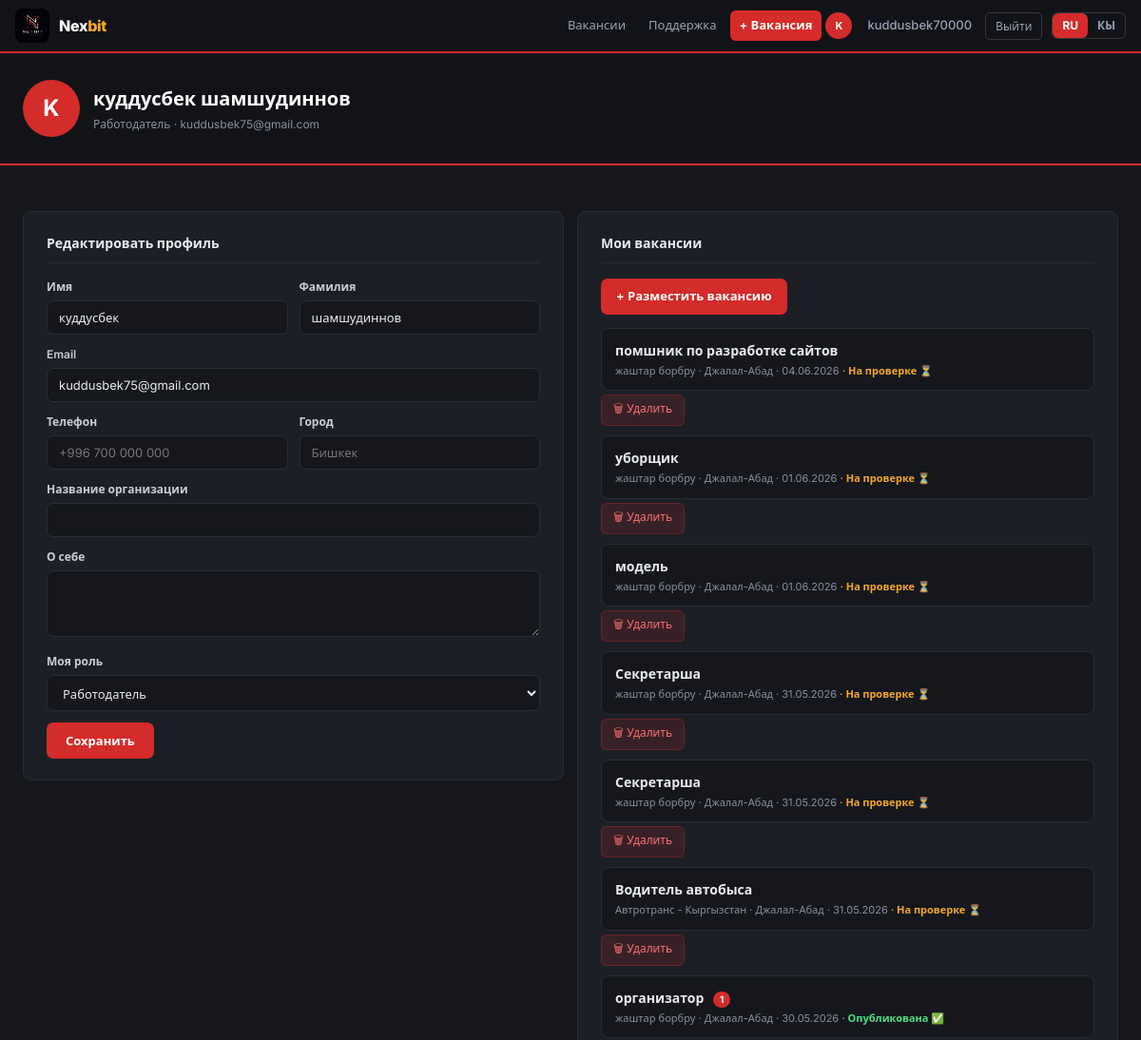
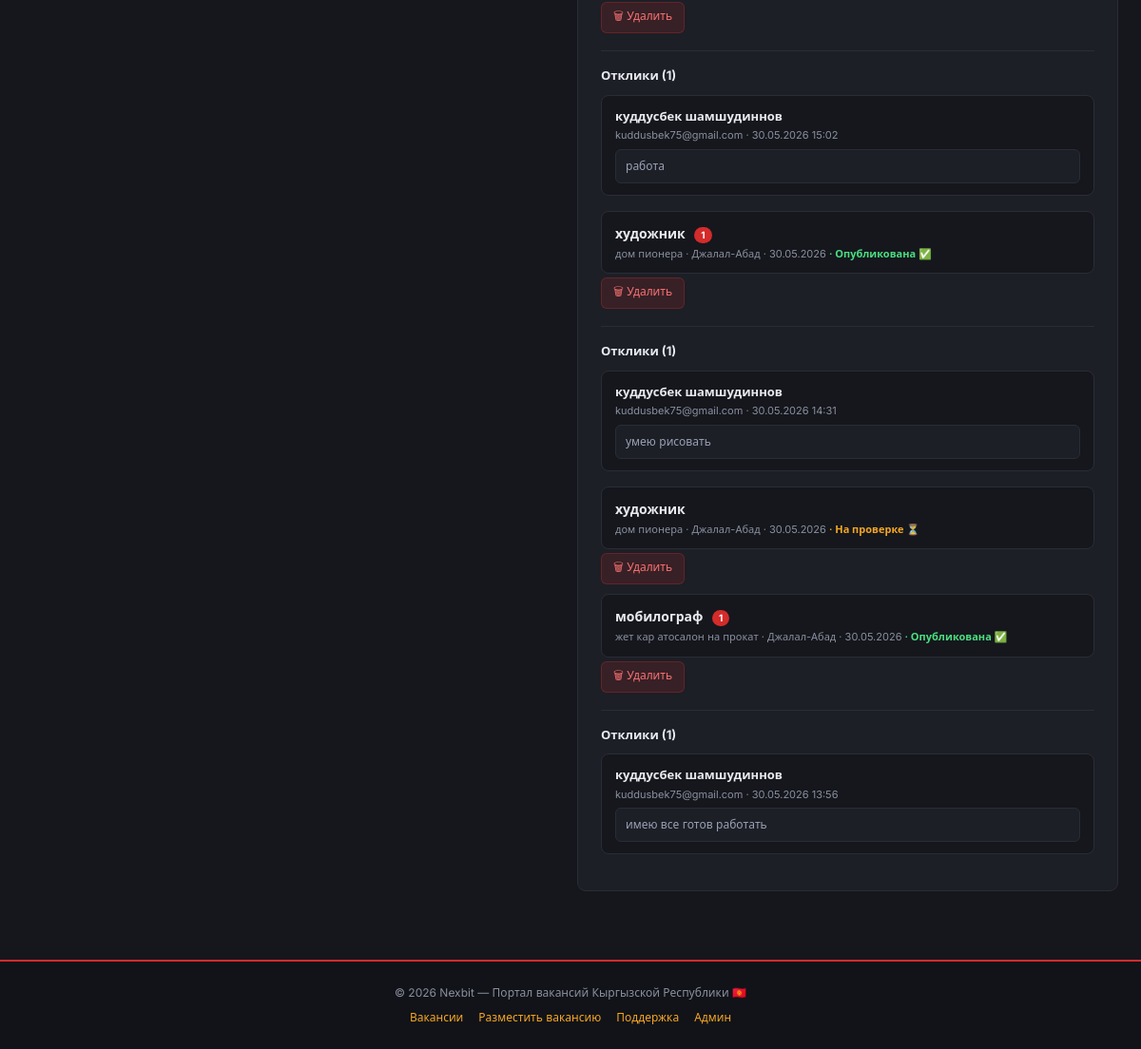
The app's page /profile/ (signed in) with its own data (2 pictures, top to bottom).
### core/models.py (models this page shows, shortened)
class UserProfile(models.Model):
    ROLE_CHOICES = [('seeker', 'Соискатель'), ('employer', 'Работодатель')]
    user = models.OneToOneField(User, on_delete=models.CASCADE, related_name='profile')
    role = models.CharField(max_length=20, choices=ROLE_CHOICES, default='seeker')
    phone = models.CharField(max_length=30, blank=True)
    city = models.CharField(max_length=100, blank=True)
    bio = models.TextField(blank=True)
    company_name = models.CharField(max_length=200, blank=True)
    class Meta:
        verbose_name = 'Профиль'
        verbose_name_plural = 'Профили'

class Job(models.Model):
    EMPLOYMENT_CHOICES = [
        ('full', 'Полная занятость'),
        ('part', 'Частичная занятость'),
        ('intern', 'Стажировка'),
        ('remote', 'Удалённая работа'),
    ]
    EXPERIENCE_CHOICES = [
        ('none', 'Без опыта'),
        ('1year', 'До 1 года'),
        ('3years', 'От 1 до 3 лет'),
        ('5years', 'От 3 до 5 лет'),
    ]
    CITY_CHOICES = [
        ('Бишкек', 'Бишкек'),
        ('Ош', 'Ош'),
        ('Джалал-Абад', 'Джалал-Абад'),
        ('Каракол', 'Каракол'),
        ('Токмок', 'Токмок'),
        ('Нарын', 'Нарын'),
        ('Талас', 'Талас'),
        ('Баткен', 'Баткен'),
        ('Кант', 'Кант'),
        ('Кара-Балта', 'Кара-Балта'),
        ('Узген', 'Узген'),
        ('Балыкчы', 'Балыкчы'),
        ('Чолпон-Ата', 'Чолпон-Ата'),
        ('Майлуу-Суу', 'Майлуу-Суу'),
        ('Сулюкта', 'Сулюкта'),
        ('Кок-Жангак', 'Кок-Жангак'),
        ('Кемин', 'Кемин'),
        ('Таш-Кумыр', 'Таш-Кумыр'),
        ('Удалённо', 'Удалённо'),
    ]
    STATUS_CHOICES = [
        ('pending', 'На проверке'),
        ('approved', 'Одобрена'),
        ('rejected', 'Отклонена'),
    ]
    title = models.CharField(max_length=200, verbose_name='Должность')
    company = models.CharField(max_length=200, verbose_name='Организация')
    author = models.ForeignKey(User, on_delete=models.SET_NULL, null=True, blank=True, related_name='jobs')
    category = models.ForeignKey(Category, on_delete=models.SET_NULL, null=True, blank=True, related_name='jobs')
    location = models.CharField(max_length=150, choices=CITY_CHOICES, default='Бишкек')
    employment_type = models.CharField(max_length=20, choices=EMPLOYMENT_CHOICES, default='full')
    experience = models.CharField(max_length=20, choices=EXPERIENCE_CHOICES, default='none')
    salary_from = models.PositiveIntegerField(null=True, blank=True)
    salary_to = models.PositiveIntegerField(null=True, blank=True)
    description = models.TextField()
    requirements = models.TextField(blank=True)
    responsibilities = models.TextField(blank=True)
    contact_email = models.EmailField()
    contact_phone = models.CharField(max_length=30, blank=True)
    is_active = models.BooleanField(default=False)
    is_featured = models.BooleanField(default=False)
    status = models.CharField(max_length=20, choices=STATUS_CHOICES, default='pending')
    views_count = models.PositiveIntegerField(default=0, verbose_name='Просмотры')
    created_at = models.DateTimeField(auto_now_add=True)
    updated_at = models.DateTimeField(auto_now=True)
    class Meta:
        verbose_name = 'Вакансия'
        verbose_name_plural = 'Вакансии'
        ordering = ['-is_featured', '-created_at']

class JobApplication(models.Model):
    STATUS_CHOICES = [
        ('new', 'Новый'),
        ('viewed', 'Просмотрен'),
        ('accepted', 'Принят'),
        ('rejected', 'Отклонён'),
    ]
    job = models.ForeignKey(Job, on_delete=models.CASCADE, related_name='applications')
    applicant = models.ForeignKey(User, on_delete=models.CASCADE, related_name='applications')
    cover_letter = models.TextField(blank=True, verbose_name='Сопроводительное письмо')
    status = models.CharField(max_length=20, choices=STATUS_CHOICES, default='new')
    created_at = models.DateTimeField(auto_now_add=True)
    class Meta:
        verbose_name = 'Отклик'
        verbose_name_plural = 'Отклики'
        unique_together = ('job', 'applicant')

### core/views.py (the view, shortened to what this page needs)
# urls.py: path('profile/', views.profile_view, name='profile'),
@login_required
def profile_view(request):
    profile, _ = UserProfile.objects.get_or_create(user=request.user)
    my_jobs = Job.objects.filter(author=request.user).order_by('-created_at') if profile.role == 'employer' else []
    my_applications = JobApplication.objects.filter(applicant=request.user).select_related('job').order_by('-created_at') if profile.role == 'seeker' else []
    return render(request, 'core/profile.html', {
        'profile': profile,
        'my_jobs': my_jobs,
        'my_applications': my_applications,
    })

### core/templates/core/profile.html (shortened to what this page needs)
{% extends 'core/base.html' %}
{% block content %}
<div class="profile-header">
    <div class="profile-header-inner">
        <div class="profile-avatar">{{ user.username|first|upper }}</div>
        <div>
            <div class="profile-name">{{ user.get_full_name|default:user.username }}</div>
            <div class="profile-role">{{ profile.get_role_display }} · {{ user.email }}</div>
        </div>
    </div>
</div>
<div class="profile-layout">
    <div>
        <div class="section-card">
            <div class="section-card-title">{% if is_ky %}Профилди түзөтүү{% else %}Редактировать профиль{% endif %}</div>
            <form method="POST">
                <div class="form-row">
                    <div class="form-group">
                        <label class="form-label">{% if is_ky %}Аты{% else %}Имя{% endif %}</label>
                        <input type="text" name="first_name" class="form-input" value="{{ user.first_name }}">
                    </div>
                    <div class="form-group">
                        <label class="form-label">{% if is_ky %}Фамилиясы{% else %}Фамилия{% endif %}</label>
                        <input type="text" name="last_name" class="form-input" value="{{ user.last_name }}">
                    </div>
                </div>
                <div class="form-group">
                    <label class="form-label">Email</label>
                    <input type="email" name="email" class="form-input" value="{{ user.email }}">
                </div>
                <div class="form-row">
                    <div class="form-group">
                        <label class="form-label">Телефон</label>
                        <input type="text" name="phone" class="form-input" value="{{ profile.phone }}" placeholder="+996 700 000 000">
                    </div>
                    <div class="form-group">
                        <label class="form-label">{% if is_ky %}Шаар{% else %}Город{% endif %}</label>
                        <input type="text" name="city" class="form-input" value="{{ profile.city }}" placeholder="Бишкек">
                    </div>
                </div>
                {% if profile.role == 'employer' %}
                <div class="form-group">
                    <label class="form-label">{% if is_ky %}Уюмдун аталышы{% else %}Название организации{% endif %}</label>
                    <input type="text" name="company_name" class="form-input" value="{{ profile.company_name }}">
                </div>
                {% endif %}
                <div class="form-group">
                    <label class="form-label">{% if is_ky %}Өзүм жөнүндө{% else %}О себе{% endif %}</label>
                    <textarea name="bio" class="form-input">{{ profile.bio }}</textarea>
                </div>
                <div class="form-group">
                    <label class="form-label">{% if is_ky %}Менин ролум{% else %}Моя роль{% endif %}</label>
                    <select name="role" class="form-input">
                        <option value="employer" {% if profile.role == 'employer' %}selected{% endif %}>{% if is_ky %}Жумуш берүүчү{% else %}Работодатель{% endif %}</option>
                    </select>
                </div>
                <button type="submit" class="save-btn">{% if is_ky %}Сактоо{% else %}Сохранить{% endif %}</button>
            </form>
        </div>
    </div>
    <div>
        <div class="section-card">
            <div class="section-card-title">
                {% if profile.role == 'employer' %}{% if is_ky %}Менин жарыяларым{% else %}Мои вакансии{% endif %}
                {% else %}{% if is_ky %}Менин откликтерим{% else %}Мои отклики{% endif %}{% endif %}
            </div>
            {% if profile.role == 'employer' %}
                <a href="{% url 'core:post_job' %}" class="post-btn">+ {% if is_ky %}Жумуш жарыялоо{% else %}Разместить вакансию{% endif %}</a>
                {% for job in my_jobs %}
                    {% if job.status == 'approved' %}
                    <a href="{% url 'core:job_detail' job.pk %}" class="job-item">
                    {% else %}
                    <a href="#" class="job-item">
                    {% endif %}
                        <div class="job-item-title">
                            {{ job.title }}
                            {% if job.applications.count > 0 %}<span class="app-count">{{ job.applications.count }}</span>{% endif %}
                        </div>
                        <div class="job-item-meta">
                            {{ job.company }} · {{ job.location }} · {{ job.created_at|date:"d.m.Y" }}
                            {% if job.status == 'approved' %}<span class="status-approved"> · {% if is_ky %}Жактырылды{% else %}Опубликована{% endif %} ✅</span>
                            {% elif job.status == 'pending' %}<span class="status-pending"> · {% if is_ky %}Текшерүүдө{% else %}На проверке{% endif %} ⏳</span>
                            {% else %}<span class="status-rejected"> · {% if is_ky %}Четке кагылды{% else %}Отклонена{% endif %} ❌</span>{% endif %}
                        </div>
                    </a>
                    <form method="POST" action="{% url 'core:delete_job' job.pk %}" onsubmit="return confirm('{% if is_ky %}Жарыяны өчүрүү?{% else %}Удалить вакансию?{% endif %}')">
                        <button type="submit" class="delete-btn">🗑 {% if is_ky %}Өчүрүү{% else %}Удалить{% endif %}</button>
                    </form>
                    {% if job.applications.count > 0 %}
                    <div class="applications-block">
                        <div class="applications-title">{% if is_ky %}Откликтер{% else %}Отклики{% endif %} ({{ job.applications.count }})</div>
                        {% for app in job.applications.all %}
                        <div class="applicant-card">
                            <div class="applicant-name">{{ app.applicant.get_full_name|default:app.applicant.username }}</div>
                            <div class="applicant-meta">{{ app.applicant.email }} · {{ app.created_at|date:"d.m.Y H:i" }}</div>
                            {% if app.cover_letter %}
                                <div class="applicant-letter">{{ app.cover_letter }}</div>
                            {% else %}
                                <div class="applicant-letter-empty">{% if is_ky %}Кат жазылган эмес{% else %}Письмо не указано{% endif %}</div>
                            {% endif %}
                        </div>
                        {% endfor %}
                    </div>
                    {% endif %}
                {% empty %}
                    <div class="empty-msg">{% if is_ky %}Сиз азырынча жумуш жарыяламадыңыз{% else %}Вы ещё не разместили ни одной вакансии{% endif %}</div>
                {% endfor %}
            {% endif %}
        </div>
    </div>
</div>
{% endblock %}

### core/templates/core/base.html (shortened to what this page needs)
{% load static %}
<!DOCTYPE html>
<html lang="ru">
<head>
</head>
<body>
<nav>
    <div class="nav-inner">
        <a href="{% url 'core:home' %}" class="nav-logo">
            <img src="{% static 'images/logo.png' %}" alt="Nexbit" class="nav-logo-img">
            <span class="nav-logo-text">Nex<span>bit</span></span>
        </a>
        <div class="nav-links">
            <a href="{% url 'core:job_list' %}">{% if is_ky %}Жумуштар{% else %}Вакансии{% endif %}</a>
            <a href="{% url 'core:support' %}">{% if is_ky %}Колдоо{% else %}Поддержка{% endif %}</a>
            <a href="{% url 'core:post_job' %}" class="btn-nav">+ {% if is_ky %}Жарыя{% else %}Вакансия{% endif %}</a>
            {% if user.is_authenticated %}
                <div style="display:flex;align-items:center;gap:6px;">
                    <div class="nav-avatar">{{ user.username|first|upper }}</div>
                    <a href="{% url 'core:profile' %}" class="nav-username">{{ user.username }}</a>
                </div>
                <form method="POST" action="{% url 'core:logout' %}" class="logout-form">
                    <button type="submit" class="logout-btn">{% if is_ky %}Чыгуу{% else %}Выйти{% endif %}</button>
                </form>
            {% else %}
                <a href="{% url 'core:register' %}" class="btn-nav-outline" style="padding:5px 10px;">{% if is_ky %}Катталуу{% else %}Регистрация{% endif %}</a>
                <a href="{% url 'core:login' %}" style="padding:5px 10px;color:#9AA0B4;">{% if is_ky %}Кирүү{% else %}Войти{% endif %}</a>
            {% endif %}
            <div class="lang-switcher">
                <a href="{% url 'core:set_lang' %}?lang=ru" {% if LANG == 'ru' %}class="active"{% endif %}>RU</a>
                <a href="{% url 'core:set_lang' %}?lang=ky" {% if LANG == 'ky' %}class="active"{% endif %}>КЫ</a>
            </div>
        </div>
    </div>
</nav>
{% block content %}{% endblock %}
<footer>
    <p>© 2026 Nexbit — Портал вакансий Кыргызской Республики 🇰🇬</p>
    <div class="footer-links-row">
        <a href="{% url 'core:job_list' %}">{% if is_ky %}Жумуштар{% else %}Вакансии{% endif %}</a>
        <a href="{% url 'core:post_job' %}">{% if is_ky %}Жарыялоо{% else %}Разместить вакансию{% endif %}</a>
        <a href="{% url 'core:support' %}">{% if is_ky %}Колдоо{% else %}Поддержка{% endif %}</a>
        <a href="/admin/">Админ</a>
    </div>
</footer>
</body>
</html>

### records on screen
UserProfile: role "Работодатель"
Job: title "помшник по разработке сайтов", company "жаштар борбру", location "Джалал-Абад", created_at "04.06.2026", status "На проверке"
Job: title "уборщик", company "жаштар борбру", location "Джалал-Абад", created_at "01.06.2026", status "На проверке"
Job: title "модель", company "жаштар борбру", location "Джалал-Абад", created_at "01.06.2026", status "На проверке"
Job: title "Секретарша", company "жаштар борбру", location "Джалал-Абад", created_at "31.05.2026", status "На проверке"
Job: title "Секретарша", company "жаштар борбру", location "Джалал-Абад", created_at "31.05.2026", status "На проверке"
Job: title "Водитель автобыса", company "Автротранс - Кыргызстан", location "Джалал-Абад", created_at "31.05.2026", status "На проверке"
Job: title "организатор", applications.count "1", company "жаштар борбру", location "Джалал-Абад", created_at "30.05.2026", status "Опубликована", shows "Отклики"
JobApplication: applicant.get_full_name "куддусбек шамшудиннов", applicant.email "kuddusbek75@gmail.com", created_at "30.05.2026 15:02", cover_letter "работа"
Job: title "художник", applications.count "1", company "дом пионера", location "Джалал-Абад", created_at "30.05.2026", status "Опубликована", shows "Отклики"
JobApplication: applicant.get_full_name "куддусбек шамшудиннов", applicant.email "kuddusbek75@gmail.com", created_at "30.05.2026 14:31", cover_letter "умею рисовать"
Job: title "художник", company "дом пионера", location "Джалал-Абад", created_at "30.05.2026", status "На проверке"
Job: title "мобилограф", applications.count "1", company "жет кар атосалон на прокат", location "Джалал-Абад", created_at "30.05.2026", status "Опубликована", shows "Отклики"
JobApplication: applicant.get_full_name "куддусбек шамшудиннов", applicant.email "kuddusbek75@gmail.com", created_at "30.05.2026 13:56", cover_letter "имею все готов работать"

### other values on screen
{{ user.username|first|upper }} "K"
{{ user.username }} "kuddusbek70000"
{{ user.get_full_name|default:user.username }} "куддусбек шамшудиннов"
{{ user.email }} "kuddusbek75@gmail.com"
